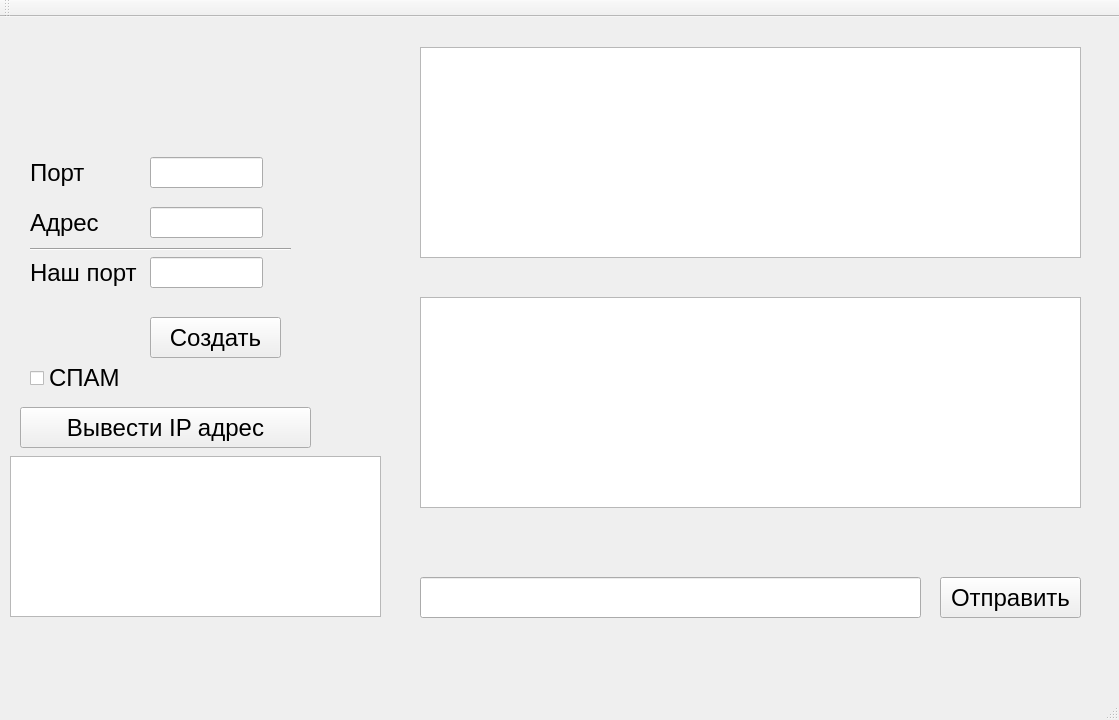
<?xml version="1.0" encoding="UTF-8"?>
<ui version="4.0">
 <class>MainWindow</class>
 <widget class="QMainWindow" name="MainWindow">
  <property name="geometry">
   <rect>
    <x>0</x>
    <y>0</y>
    <width>1119</width>
    <height>720</height>
   </rect>
  </property>
  <property name="font">
   <font>
    <pointsize>18</pointsize>
   </font>
  </property>
  <property name="windowTitle">
   <string>MainWindow</string>
  </property>
  <widget class="QWidget" name="centralWidget">
   <widget class="QTextEdit" name="textEdit_Input">
    <property name="geometry">
     <rect>
      <x>420</x>
      <y>30</y>
      <width>661</width>
      <height>211</height>
     </rect>
    </property>
    <property name="readOnly">
     <bool>true</bool>
    </property>
   </widget>
   <widget class="QTextEdit" name="textEdit_Output">
    <property name="geometry">
     <rect>
      <x>420</x>
      <y>280</y>
      <width>661</width>
      <height>211</height>
     </rect>
    </property>
    <property name="readOnly">
     <bool>true</bool>
    </property>
   </widget>
   <widget class="QLineEdit" name="lineEdit_Mes">
    <property name="geometry">
     <rect>
      <x>420</x>
      <y>560</y>
      <width>501</width>
      <height>41</height>
     </rect>
    </property>
   </widget>
   <widget class="QLineEdit" name="lineEdit_Port">
    <property name="geometry">
     <rect>
      <x>150</x>
      <y>140</y>
      <width>113</width>
      <height>31</height>
     </rect>
    </property>
   </widget>
   <widget class="QLineEdit" name="lineEdit_Adress">
    <property name="geometry">
     <rect>
      <x>150</x>
      <y>190</y>
      <width>113</width>
      <height>31</height>
     </rect>
    </property>
   </widget>
   <widget class="QLineEdit" name="lineEdit_Our_Port">
    <property name="geometry">
     <rect>
      <x>150</x>
      <y>240</y>
      <width>113</width>
      <height>31</height>
     </rect>
    </property>
   </widget>
   <widget class="QLabel" name="label_Port">
    <property name="geometry">
     <rect>
      <x>30</x>
      <y>140</y>
      <width>111</width>
      <height>31</height>
     </rect>
    </property>
    <property name="text">
     <string>Порт </string>
    </property>
   </widget>
   <widget class="QLabel" name="label_Adress">
    <property name="geometry">
     <rect>
      <x>30</x>
      <y>190</y>
      <width>111</width>
      <height>31</height>
     </rect>
    </property>
    <property name="text">
     <string>Адрес</string>
    </property>
   </widget>
   <widget class="QLabel" name="label_Our_Port">
    <property name="geometry">
     <rect>
      <x>30</x>
      <y>240</y>
      <width>111</width>
      <height>31</height>
     </rect>
    </property>
    <property name="text">
     <string>Наш порт</string>
    </property>
   </widget>
   <widget class="QPushButton" name="pushButton_Create">
    <property name="geometry">
     <rect>
      <x>150</x>
      <y>300</y>
      <width>131</width>
      <height>41</height>
     </rect>
    </property>
    <property name="text">
     <string>Создать</string>
    </property>
   </widget>
   <widget class="QPushButton" name="pushButton_SendMes">
    <property name="geometry">
     <rect>
      <x>940</x>
      <y>560</y>
      <width>141</width>
      <height>41</height>
     </rect>
    </property>
    <property name="text">
     <string>Отправить</string>
    </property>
   </widget>
   <widget class="Line" name="line">
    <property name="geometry">
     <rect>
      <x>30</x>
      <y>224</y>
      <width>261</width>
      <height>16</height>
     </rect>
    </property>
    <property name="orientation">
     <enum>Qt::Horizontal</enum>
    </property>
   </widget>
   <widget class="QCheckBox" name="checkBoxSpam">
    <property name="geometry">
     <rect>
      <x>30</x>
      <y>350</y>
      <width>101</width>
      <height>22</height>
     </rect>
    </property>
    <property name="text">
     <string>СПАМ</string>
    </property>
   </widget>
   <widget class="QTextEdit" name="textEdit_Address">
    <property name="geometry">
     <rect>
      <x>10</x>
      <y>439</y>
      <width>371</width>
      <height>161</height>
     </rect>
    </property>
   </widget>
   <widget class="QPushButton" name="pushButton_Address">
    <property name="geometry">
     <rect>
      <x>20</x>
      <y>390</y>
      <width>291</width>
      <height>41</height>
     </rect>
    </property>
    <property name="text">
     <string>Вывести IP адрес</string>
    </property>
   </widget>
  </widget>
  <widget class="QMenuBar" name="menuBar">
   <property name="geometry">
    <rect>
     <x>0</x>
     <y>0</y>
     <width>1119</width>
     <height>35</height>
    </rect>
   </property>
  </widget>
  <widget class="QToolBar" name="mainToolBar">
   <attribute name="toolBarArea">
    <enum>TopToolBarArea</enum>
   </attribute>
   <attribute name="toolBarBreak">
    <bool>false</bool>
   </attribute>
  </widget>
  <widget class="QStatusBar" name="statusBar"/>
 </widget>
 <layoutdefault spacing="6" margin="11"/>
 <tabstops>
  <tabstop>lineEdit_Port</tabstop>
  <tabstop>lineEdit_Adress</tabstop>
  <tabstop>lineEdit_Our_Port</tabstop>
  <tabstop>pushButton_Create</tabstop>
  <tabstop>checkBoxSpam</tabstop>
  <tabstop>lineEdit_Mes</tabstop>
  <tabstop>pushButton_SendMes</tabstop>
  <tabstop>textEdit_Output</tabstop>
  <tabstop>textEdit_Input</tabstop>
 </tabstops>
 <resources/>
 <connections/>
</ui>
